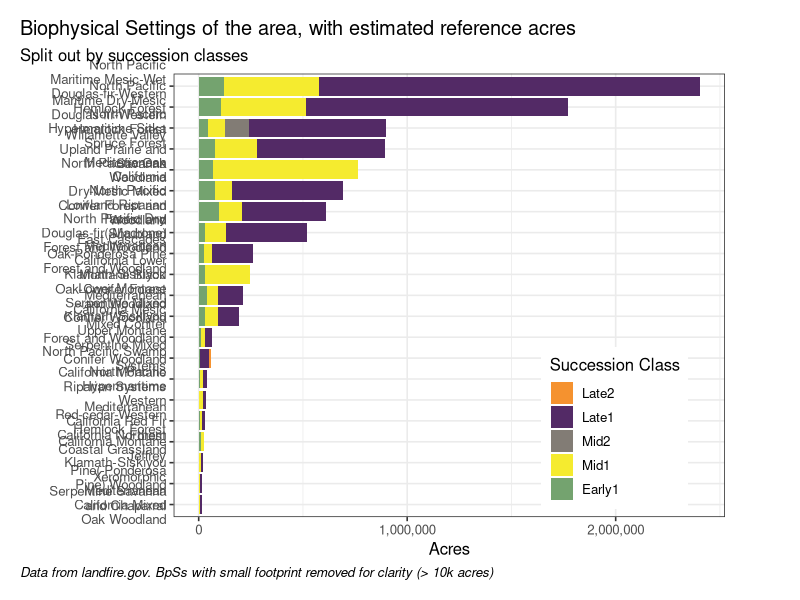
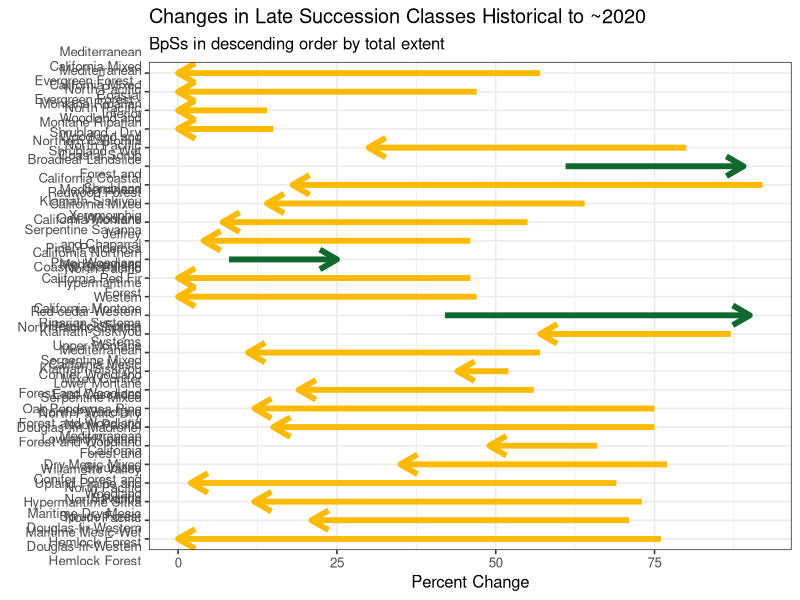
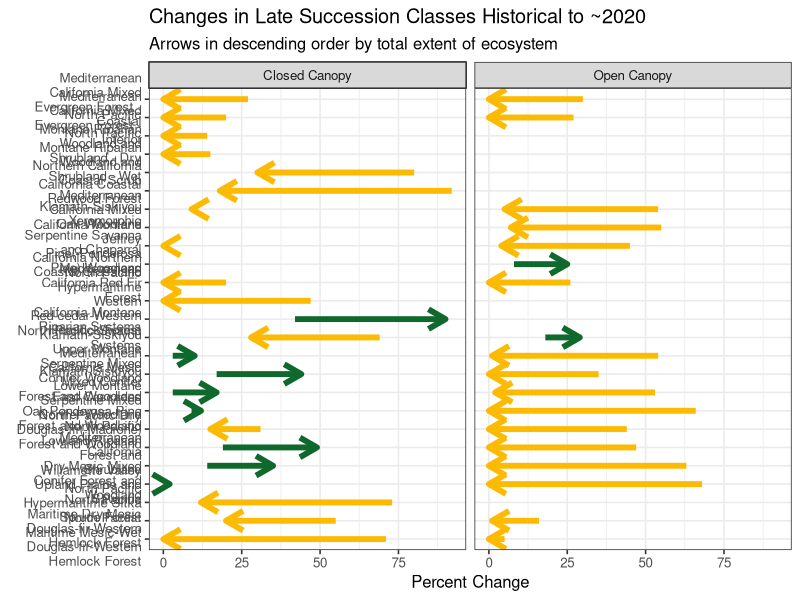

The R source for these figures, in order:
## ---- chunk 1

library(tidyverse)
library(scales)


raw_data <- read.csv("data/final_df.csv") %>%
  filter(!is.na(age_category)) %>%
  filter(bps_acres > 10000)



# get labels ordered properly

raw_data$age_category <- factor(raw_data$age_category, 
                                    levels = c(
                                      "Early1",
                                      "Mid1",
                                      "Mid2",
                                      "Late1",
                                      "Late2"
                                    ))

raw_data$age_category <- factor(raw_data$age_category, levels = rev(levels(raw_data$age_category)))



plot_acres <-
  ggplot(raw_data, aes(fill = age_category, y = ref_scls_acres, x = reorder(bps_name, -bps_acres))) +
  geom_bar(position = "stack", stat = "identity") +
  coord_flip() +
  labs(
    title = "Biophysical Settings of the area, with estimated reference acres",
    subtitle = "Split out by succession classes",
    caption = "Data from landfire.gov. BpSs with small footprint removed for clarity (> 10k acres)",
    x = "",
    y = "Acres",
    fill = "Succession Class") +
  scale_x_discrete(limits = rev, labels = wrap_format(20)) +
  scale_y_continuous(label = comma, n.breaks = 4) + 
  theme_bw(base_size = 12) + 
  scale_fill_manual(values = c("#f5922f", # orange
                               "#532a66", # purple
                               "#827c75", # grey
                               "#f5eb2f", # yellow
                               "#74a36f" # green-natural veg
  )) +
  theme(plot.caption = element_text(hjust = 0, face = "italic"), #Default is hjust=1
        plot.title.position = "plot", #NEW parameter. Apply for subtitle too.
        plot.caption.position =  "plot") +
  theme(legend.position = c(0.8, 0.2)) + 
  theme(plot.margin = unit(c(0.2, 0.75, 0.2, 0.2),
                           "inches"))

plot_acres


## ---- chunk 2

raw_data <- read.csv("data/final_df.csv")


## filter, group and add helper columns

old_classes <- c("Late1", "Late2")

old_growth_loss <- raw_data %>%
  filter(age_category %in% old_classes) %>%
  group_by(bps_name) %>%
  summarize(ref_percent = sum(ref_percent, na.rm = TRUE),
            cur_percent = sum(cur_percent, na.rm = TRUE),
            bps_acres = max(bps_acres)) %>%
  mutate(change = cur_percent - ref_percent,
       sign_change = (change >0)) 


# try arrow plot


arrow_plot <- old_growth_loss |> 
  ggplot(aes(
      x = ref_percent, xend = cur_percent, 
      y = reorder(bps_name, bps_acres), yend = bps_name,
      color = sign_change)) +
  geom_segment(
    arrow = arrow(angle = 30, length = unit(0.5, 'cm')),
    size = 2) +
  labs(
    x = 'Percent Change', 
    y = element_blank(),
    title = 'Changes in Late Succession Classes Historical to ~2020',
    subtitle = 'BpSs in descending order by total extent'
  ) +
  scale_color_manual(
    values = c("#fcba03", "#10692c")) +
  theme_bw(base_size = 12) + 
  theme(legend.position = "none") +
  scale_y_discrete(limits = rev, labels = wrap_format(20)) 


arrow_plot

## ---- chunk 3

## old growth change split out by open/closed


library(tidyverse)

## read in data

raw_data <- read.csv("data/final_df.csv")


## filter, group and add helper columns


old_classes <- c("Late1", "Late2")

old_growth_chng_canopy <- raw_data %>%
  filter(age_category %in% old_classes) %>%
  filter(canopy_category != 'ALL') %>%
  group_by(bps_name, canopy_category) %>%
  summarize(ref_percent = sum(ref_percent, na.rm = TRUE),
            cur_percent = sum(cur_percent, na.rm = TRUE),
            bps_acres = max(bps_acres)) %>%
  mutate(change = cur_percent - ref_percent,
         sign_change = (change > 0)) 


## try chart with facets

facet_names <- c(
  "CLS" = "Closed Canopy",
  "OPN" = "Open Canopy"
)

canopy_arrow_plot <- old_growth_chng_canopy %>%
  ggplot(aes(
    x = ref_percent, xend = cur_percent, 
    y = reorder(bps_name, bps_acres), yend = bps_name,
    color = sign_change)) +
  geom_segment(
    arrow = arrow(angle = 30, length = unit(0.5, 'cm')),
    size = 2) +
  labs(
    x = 'Percent Change', 
    y = element_blank(),
    title = 'Changes in Late Succession Classes Historical to ~2020',
    subtitle = 'Arrows in descending order by total extent of ecosystem'
  ) +
  scale_color_manual(
    values = c("#fcba03", "#10692c")) +
  theme_bw(base_size = 12) + 
  theme(legend.position = "none") +
  facet_wrap(~ canopy_category, 
             ncol = 2,
             labeller = as_labeller(facet_names))+
  scale_y_discrete(limits = rev, labels = wrap_format(20))

canopy_arrow_plot


